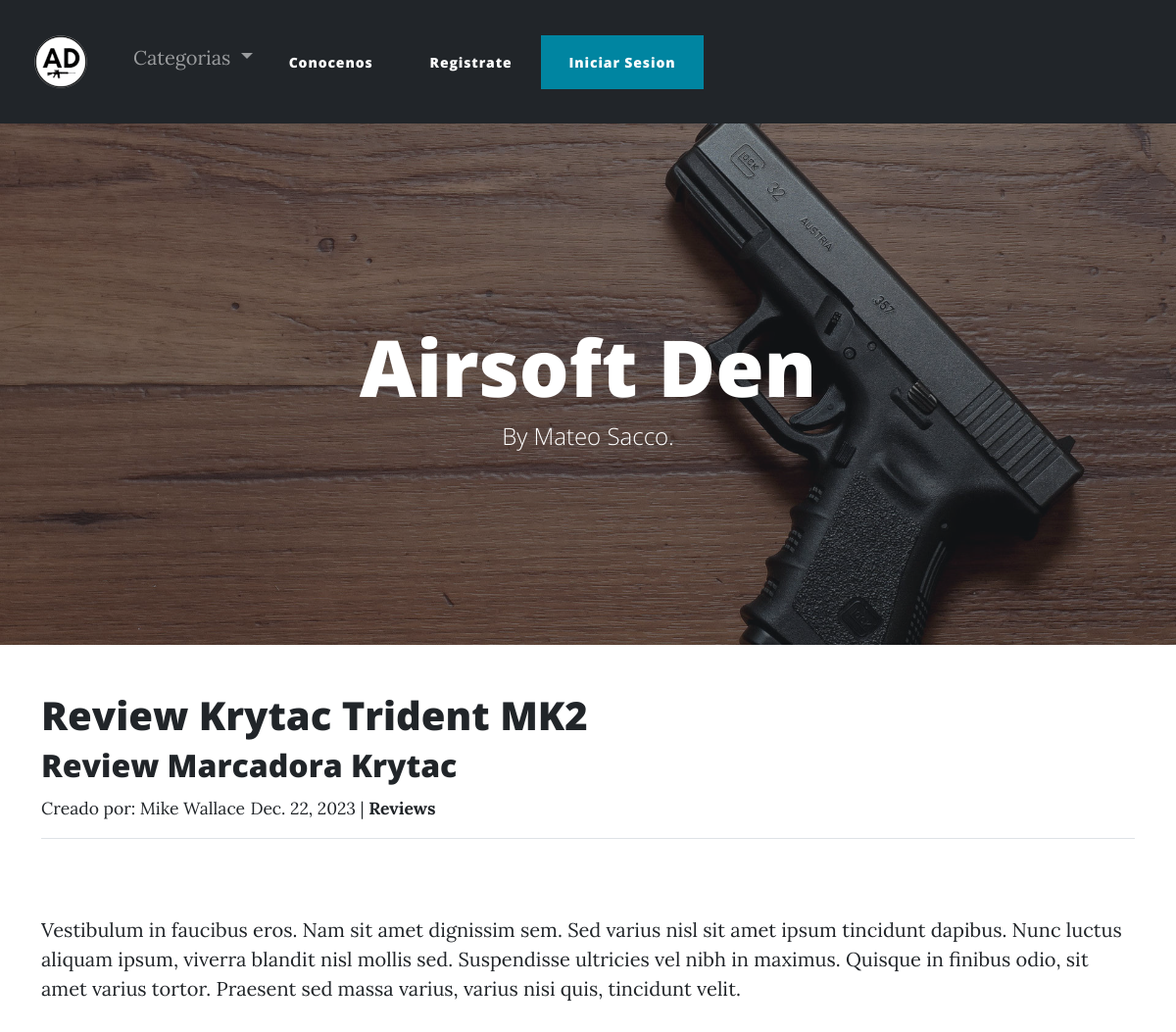
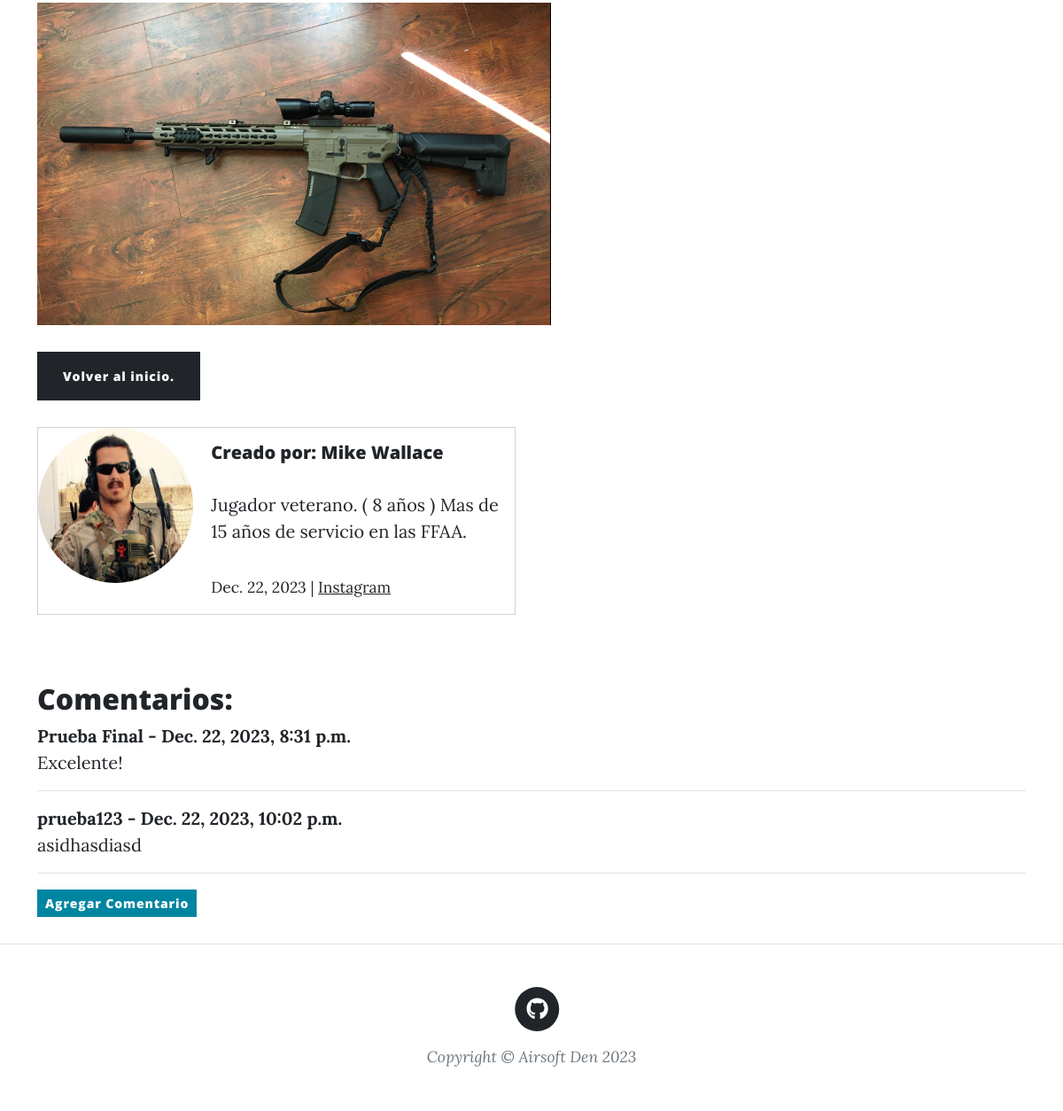
The app's page /pages/8 with its own data (2 pictures, top to bottom).
### blogAPP/models.py (models this page shows, shortened)
class Post(models.Model):
    titulo = models.CharField(max_length=255)
    subtitulo = models.CharField(max_length=255)
    autor = models.ForeignKey(User, on_delete=models.CASCADE)
    texto = RichTextField(blank=True, null=True)
    fecha = models.DateField(auto_now_add=True, auto_now=False)
    categoria = models.CharField(max_length=20, default='Sin Categoria')
    imagen = models.ImageField(null=True, blank=True, upload_to="images/")

class Profile(models.Model):
    user = models.OneToOneField(User, null=True, on_delete=models.CASCADE)
    bio = models.TextField()
    profile_pic = models.ImageField(null=True, blank=True, upload_to="images/pfp")
    instagram_url = models.CharField(max_length=255, null=True, blank=True)

class Comment(models.Model):
    post = models.ForeignKey(Post, related_name="comments", on_delete=models.CASCADE)
    name = models.CharField(max_length=255)
    body = models.TextField()
    date_added = models.DateTimeField(auto_now_add=True)

### blogAPP/views.py (the view)
# urls.py: path('pages/<int:pk>', ArticleDetailView.as_view(), name="article-detail"),
class ArticleDetailView(DetailView):
	model = Post
	template_name = 'article_details.html'
	def get_context_data(self, *args, **kwargs):
		cat_menu = Category.objects.all()
		context = super(ArticleDetailView, self).get_context_data(*args, **kwargs)
		context["cat_menu"] = cat_menu
		return context

### blogAPP/models.py (called while the page is built)
    def __str__(self):
        return self.nombre

### blogAPP/templates/article_details.html (shortened to what this page needs)
{% extends "main.html" %}
{% block contenidoQueCambia%}
<h1>{{post.titulo}}</h1>
<h2>{{post.subtitulo}}</h2>
<small>Creado por: {{post.autor.first_name}} {{post.autor.last_name}}</small>
<small>{{ post.fecha }} | <strong>{{ post.categoria }}</strong></small><br>
<hr>
<br>
<p>{{ post.texto | safe }}</p>
{% if post.imagen %}
    <img src="{{ post.imagen.url }}">
{% endif %}
<br><br/>
<a class="btn btn-dark" href="/">Volver al inicio. </a>
<br>
<br>
<div class="card mb-3" style="max-width: 540px;">
    <div class="row g-0">
      <div class="col-md-4">
      {% if post.autor.profile.profile_pic %}
        <a href="{% url 'show_profile_page' post.autor.profile.id %}"><img src="{{ post.autor.profile.profile_pic.url }}" width="175" height="175" class="rounded-circle"></a>
      {% else %}
        <a href="{% url 'show_profile_page' post.autor.profile.id %}"><img src='/static/blogAPP/assets/img/home-btn.png' width="175" height="175" class="rounded-circle"></a>
      {% endif %}
      </div>
      <div class="col-md-8">
        <div class="card-body">
          <h5 class="card-title">Creado por: {{post.autor.first_name}} {{post.autor.last_name}}</h5>
          <p class="card-text">{{post.autor.profile.bio}}</p>
          <p class="card-text"><small class="text-body-secondary">{{ post.fecha }} |
           {% if post.autor.profile.instagram_url %}
                <a href="{{post.autor.profile.instagram_url}}" target="_blank">Instagram</a></small></p>
            {% endif %}
        </div>
      </div>
    </div>
  </div>
  <br/><br/>
  <h2>Comentarios:</h2>
  {% if not post.comments.all %}
    Aun no hay comentarios...<a href="{% url 'add_comment' post.pk %}"> Agrega un comentario!</a>
  {% else %}
    {% for comment in post.comments.all %}
      <strong>{{comment.name}} - {{comment.date_added}}</strong>
      <br/>
      {{ comment.body }}
      <hr>
    {% endfor %}
    <a class="btn btn-primary btn-sm" href="{% url 'add_comment' post.pk %}">Agregar Comentario</a>
  {% endif %}
  <br/><br/>
{% endblock contenidoQueCambia%}

### blogAPP/templates/main.html (shortened to what this page needs)
<!DOCTYPE html>
<html lang="en">
    <head>
        {% load static %}
        <link href="{% static 'blogAPP/css/styles.css' %}" rel="stylesheet" />
    </head>
    <nav class="navbar navbar-expand-lg navbar-dark bg-dark">
        <div class="container-fluid">
          <a class="navbar-brand" href="/"><img src='/static/blogAPP/assets/img/home-btn.png'></a>
          <div class="collapse navbar-collapse" id="navbarSupportedContent">
            <ul class="navbar-nav me-auto mb-2 mb-lg-0">
            {% if cat_menu %}
                    <li class="nav-item dropdown">
                        <a class="nav-link dropdown-toggle" href="#" role="button" data-bs-toggle="dropdown" aria-expanded="false">
                        Categorias
                        </a>
                    </li>
            {% endif %}
                <li class="nav-item">
                    <a class="btn btn-dark" href="/about">Conocenos </a>
                </li>
                {% if user.is_authenticated %}
                    {% if user.profile.id %}
                        <li class="nav-item">
                        <a class="btn btn-dark" href="/add_post">Crear Publicacion </a>
                        </li>
                    {% endif %}
                    </li>
                    <li class="nav-item dropdown">
                    <a class="nav-link dropdown-toggle" href="#" role="button" data-bs-toggle="dropdown" aria-expanded="false">
                        Usuario: {{ user.username }}
                    </a>
                    <ul class="dropdown-menu">
                        <li><a class="dropdown-item" href="{% url 'edit_profile' %}">Configuracion de Usuario</a></li>
                        <li><hr class="dropdown-divider"></li>
                        {% if user.profile.id %}
                            <li><a class="dropdown-item" href="{% url 'edit_profile_page' user.profile.id %}">Editar Perfil</a></li>
                            <li><hr class="dropdown-divider"></li>
                            <li><a class="dropdown-item" href="{% url 'show_profile_page' user.profile.id %}">Ver Perfil</a></li>
                        {% else %}
                            <li><a class="dropdown-item btn" href="{% url 'create_profile_page' %}"><STRONG>CONFIGURAR PERFIL</STRONG></a></li>
                            <li><hr class="dropdown-divider"></li>
                        {% endif %}
                    </ul>
                    </li>
                    <li class="nav-item">
                    <a class="btn btn-danger" href="{%  url 'logout' %}">Cerrar Sesion </a>
                    </li>
                {% else %}
                    <li class="nav-item">
                    <a class="btn btn-dark" href="/accounts/register">Registrate </a>
                    </li>
                    <li class="nav-item" >
                    <a class="btn btn-primary" href="{%  url 'login' %}" >Iniciar Sesion </a>
                    </li>
                {% endif %}
            </ul>
          </div>
        </div>
      </nav>
    <body>
        <header class="masthead" style="background-image: url('/static/blogAPP/assets/img/home-bg.jpg')" >
            <div class="container position-relative px-4 px-lg-5">
                <div class="row gx-4 gx-lg-5 justify-content-center">
                    <div class="col-md-10 col-lg-8 col-xl-7">
                        <div class="page-heading">
                            <h1>Airsoft Den</h1>
                            <span class="subheading">By Mateo Sacco.</span>
                        </div>
                    </div>
                </div>
            </div>
        </header>
        <div class="container">
        {% block contenidoQueCambia%}
        {% endblock contenidoQueCambia%}
        </div>
        <footer class="border-top">
            <div class="container px-4 px-lg-5">
                <div class="row gx-4 gx-lg-5 justify-content-center">
                    <div class="col-md-10 col-lg-8 col-xl-7">
                        <ul class="list-inline text-center">
                        <li class="list-inline-item">
                            <a href="https://github.com/Mateosacco99" target="_blank">
                                <span class="fa-stack fa-lg">
                                    <i class="fas fa-circle fa-stack-2x"></i>
                                    <i class="fab fa-github fa-stack-1x fa-inverse"></i>
                                </span>
                            </a>
                            </li>
                        </ul>
                        <div class="small text-center text-muted fst-italic">Copyright &copy; Airsoft Den 2023</div>
                    </div>
                </div>
            </div>
        </footer>
    </body>
</html>

### records on screen
Post: titulo "Review Krytac Trident MK2", subtitulo "Review Marcadora Krytac", autor.first_name "Mike", autor.last_name "Wallace", fecha "Dec. 22, 2023", categoria "Reviews", texto "Vestibulum in faucibus eros. Nam sit amet dignissim sem. Sed varius nisl sit amet ipsum tincidunt dapibus. Nunc luctus aliquam ipsum, viverra blandit nisl mollis sed. Suspendisse ultricies vel nibh in maximus. Quisque in finibus odio, sit amet varius tortor. Praesent sed massa varius, varius nisi quis, tincidunt velit.", imagen (picture), autor.profile.profile_pic (picture), autor.profile.bio "Jugador veterano. ( 8 años ) Mas de 15 años de servicio en las FFAA."
Comment: name "Prueba Final", date_added "Dec. 22, 2023, 8:31 p.m.", body "Excelente!"
Comment: name "prueba123", date_added "Dec. 22, 2023, 10:02 p.m.", body "asidhasdiasd"
